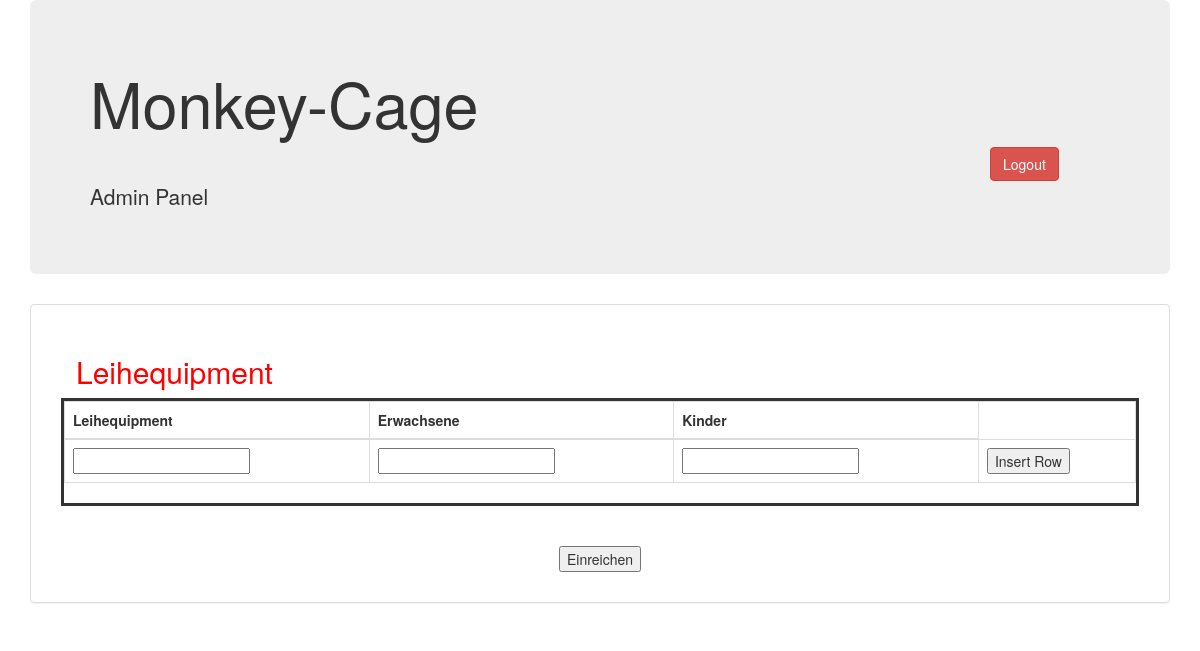
/admin/leihequipment.php (signed in), run on an earlier commit of the app's database.
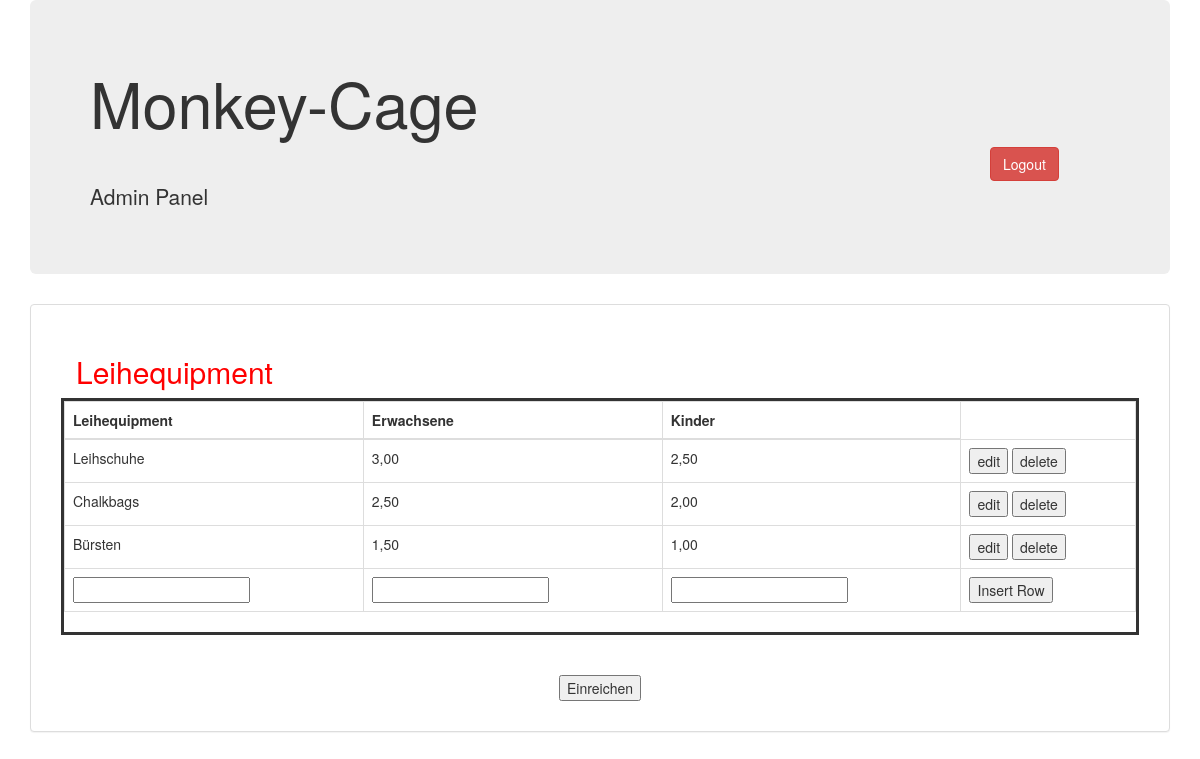
And on a later commit of the database.
### tables this page shows
CREATE TABLE `leihequipment` (
  `id` int(11) NOT NULL,
  `description` varchar(250) NOT NULL,
  `erwachsene` varchar(11) NOT NULL,
  `kinder` varchar(11) NOT NULL
);

### admin/leihequipment.php (the view, shortened to what this page needs)
<?php
if (!isset($_SESSION['user_email'])) {
  echo "<script>window.open('login.php?not_admin=You are not an admin !','_self')</script>";
}
else{
?>
<!DOCTYPE html>
<?php
include("db.php");
$select = mysql_query("SELECT * FROM leihequipment",$conn);
?>
<html>
<head>
  <link rel="stylesheet" href="http://maxcdn.bootstrapcdn.com/bootstrap/3.3.6/css/bootstrap.min.css">
  <link rel="stylesheet" href="http://cdnjs.cloudflare.com/ajax/libs/font-awesome/4.6.3/css/font-awesome.min.css">
</head>
<body>
  <div class="container">
  <div class="jumbotron">
  <h1>Monkey-Cage</h1>
  <a href="logout.php"  style="align-content: right; padding-left: 900px; padding-bottom: 300px " >  <button  type="button" class="btn btn-danger">Logout </button> </a>
  <p>Admin Panel</p>
  </div>
  <div class="panel panel-default">
  <div class="panel-body">
  <div class="panel-body">
  <form  name="myForm"   action=""   method="post" >
  <div class="col-lg-12">
    <h2 style="color:red;">Leihequipment</h2>
  </div>
  <br>
  <div  style="background-color: white; padding: 0px 0px 0px 0px; border-style: solid;  overflow-x: scroll;  ">
    <table class="table table-bordered" id="leihequipment_table" >
      <thead>
        <tr>
          <th>Leihequipment</th>
          <th>Erwachsene</th>
          <th>Kinder</th>
        </tr>
      </thead>
      <tbody>
        <?php
        while ($row=mysql_fetch_array($select))
        {
         ?>
         <tr id="row<?php echo $row['id'];?>">
          <td id="description<?php echo $row['id'];?>"><?php echo $row['description'];?></td>
          <td id="erwachsene<?php echo $row['id'];?>"><?php echo $row['erwachsene'];?></td>
          <td id="kinder<?php echo $row['id'];?>"><?php echo $row['kinder'];?></td>
          <td>
           <input type='button' class="edit_button" id="edit_button<?php echo $row['id'];?>" value="edit" onclick="edit_row('<?php echo $row['id'];?>');">
           <input type='button' class="delete_button" id="delete_button<?php echo $row['id'];?>" value="delete" onclick="delete_row('<?php echo $row['id'];?>');">
          </td>
         </tr>
         <?php
        }
        ?>
        <tr id="new_row">
         <td><input type="text" id="new_description"></td>
         <td><input type="text" id="new_erwachsene"></td>
         <td><input type="text" id="new_kinder"></td>
         <td><input type="button" value="Insert Row" onclick="insert_row();"></td>
        </tr>
      </tbody>
    </table>
  </div>
  <div class="col-lg-12" style="text-align: center;">
  <br>
  <br>
  <input name="update"  type="submit" value="Einreichen" >
  </div>
</form>
</div>
</div>
</div>
</div>
</body>
</html>
<?php
}
?>

What changed in the data, as far as the page shows it:
added leihequipment: description "Leihschuhe", erwachsene "3,00", kinder "2,50"
added leihequipment: description "Chalkbags", erwachsene "2,50", kinder "2,00"
added leihequipment: description "Bürsten", erwachsene "1,50", kinder "1,00"
